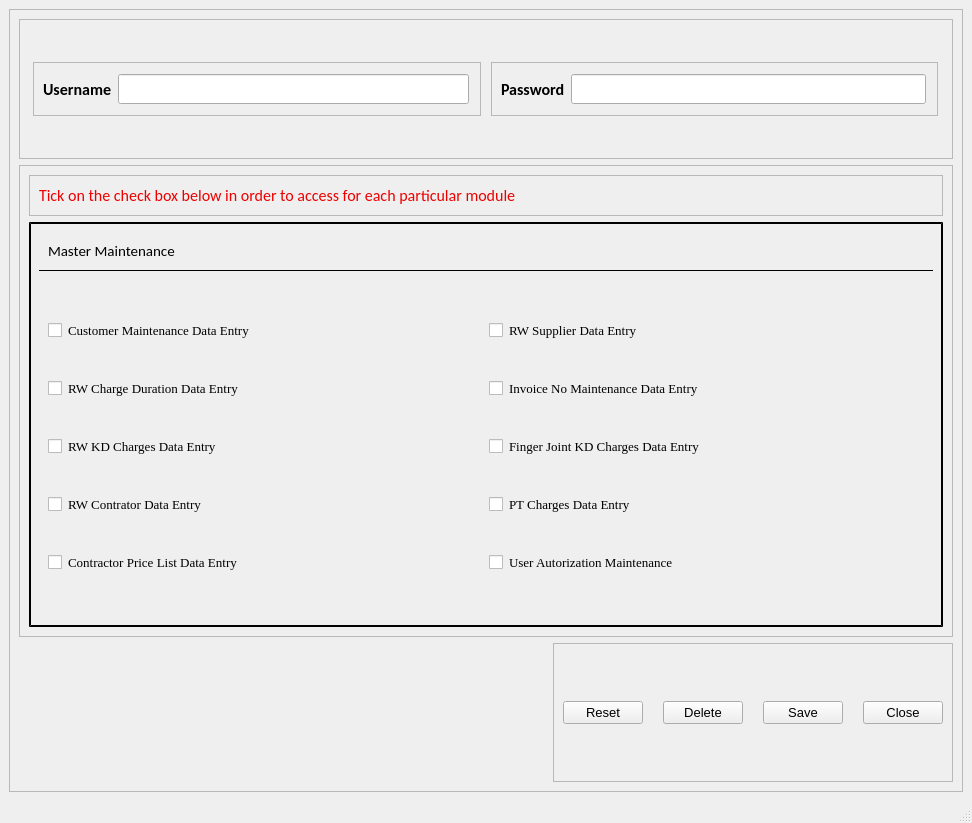
<?xml version="1.0" encoding="UTF-8"?>
<ui version="4.0">
 <class>userMaintenance</class>
 <widget class="QMainWindow" name="userMaintenance">
  <property name="geometry">
   <rect>
    <x>0</x>
    <y>0</y>
    <width>972</width>
    <height>823</height>
   </rect>
  </property>
  <property name="minimumSize">
   <size>
    <width>972</width>
    <height>732</height>
   </size>
  </property>
  <property name="windowTitle">
   <string>A4. User Maintenance Entry</string>
  </property>
  <widget class="QWidget" name="centralwidget">
   <layout class="QGridLayout" name="gridLayout">
    <item row="0" column="0">
     <widget class="QFrame" name="frame">
      <property name="frameShape">
       <enum>QFrame::StyledPanel</enum>
      </property>
      <property name="frameShadow">
       <enum>QFrame::Raised</enum>
      </property>
      <layout class="QVBoxLayout" name="verticalLayout">
       <item>
        <widget class="QFrame" name="frame_2">
         <property name="frameShape">
          <enum>QFrame::StyledPanel</enum>
         </property>
         <property name="frameShadow">
          <enum>QFrame::Raised</enum>
         </property>
         <layout class="QHBoxLayout" name="horizontalLayout">
          <item>
           <widget class="QFrame" name="frame_5">
            <property name="minimumSize">
             <size>
              <width>448</width>
              <height>54</height>
             </size>
            </property>
            <property name="maximumSize">
             <size>
              <width>448</width>
              <height>54</height>
             </size>
            </property>
            <property name="font">
             <font>
              <family>Calibri</family>
              <pointsize>12</pointsize>
             </font>
            </property>
            <property name="frameShape">
             <enum>QFrame::StyledPanel</enum>
            </property>
            <property name="frameShadow">
             <enum>QFrame::Raised</enum>
            </property>
            <layout class="QHBoxLayout" name="horizontalLayout_2">
             <property name="rightMargin">
              <number>11</number>
             </property>
             <item>
              <widget class="QLabel" name="label">
               <property name="font">
                <font>
                 <pointsize>12</pointsize>
                 <weight>75</weight>
                 <bold>true</bold>
                </font>
               </property>
               <property name="text">
                <string>Username</string>
               </property>
              </widget>
             </item>
             <item>
              <widget class="QLineEdit" name="username">
               <property name="minimumSize">
                <size>
                 <width>332</width>
                 <height>30</height>
                </size>
               </property>
              </widget>
             </item>
            </layout>
           </widget>
          </item>
          <item>
           <widget class="QFrame" name="frame_6">
            <property name="minimumSize">
             <size>
              <width>447</width>
              <height>54</height>
             </size>
            </property>
            <property name="maximumSize">
             <size>
              <width>447</width>
              <height>54</height>
             </size>
            </property>
            <property name="font">
             <font>
              <family>Calibri</family>
              <pointsize>12</pointsize>
             </font>
            </property>
            <property name="frameShape">
             <enum>QFrame::StyledPanel</enum>
            </property>
            <property name="frameShadow">
             <enum>QFrame::Raised</enum>
            </property>
            <layout class="QHBoxLayout" name="horizontalLayout_3">
             <property name="rightMargin">
              <number>11</number>
             </property>
             <item>
              <widget class="QLabel" name="label_2">
               <property name="font">
                <font>
                 <weight>75</weight>
                 <bold>true</bold>
                </font>
               </property>
               <property name="text">
                <string>Password</string>
               </property>
              </widget>
             </item>
             <item>
              <widget class="QLineEdit" name="password">
               <property name="minimumSize">
                <size>
                 <width>335</width>
                 <height>30</height>
                </size>
               </property>
              </widget>
             </item>
            </layout>
           </widget>
          </item>
         </layout>
        </widget>
       </item>
       <item>
        <widget class="QFrame" name="frame_3">
         <property name="minimumSize">
          <size>
           <width>0</width>
           <height>400</height>
          </size>
         </property>
         <property name="frameShape">
          <enum>QFrame::StyledPanel</enum>
         </property>
         <property name="frameShadow">
          <enum>QFrame::Raised</enum>
         </property>
         <layout class="QVBoxLayout" name="verticalLayout_2">
          <item>
           <widget class="QFrame" name="frame_7">
            <property name="font">
             <font>
              <pointsize>12</pointsize>
             </font>
            </property>
            <property name="frameShape">
             <enum>QFrame::StyledPanel</enum>
            </property>
            <property name="frameShadow">
             <enum>QFrame::Raised</enum>
            </property>
            <layout class="QHBoxLayout" name="horizontalLayout_4">
             <item>
              <widget class="QLabel" name="label_3">
               <property name="font">
                <font>
                 <family>Calibri</family>
                 <pointsize>12</pointsize>
                </font>
               </property>
               <property name="styleSheet">
                <string notr="true">color: rgb(238, 0, 0);</string>
               </property>
               <property name="text">
                <string>Tick on the check box below in order to access for each particular module</string>
               </property>
              </widget>
             </item>
            </layout>
           </widget>
          </item>
          <item>
           <widget class="QFrame" name="frame_8">
            <property name="minimumSize">
             <size>
              <width>0</width>
              <height>400</height>
             </size>
            </property>
            <property name="styleSheet">
             <string notr="true">QFrame{border: 2px double black;}
</string>
            </property>
            <property name="frameShape">
             <enum>QFrame::StyledPanel</enum>
            </property>
            <property name="frameShadow">
             <enum>QFrame::Raised</enum>
            </property>
            <layout class="QVBoxLayout" name="verticalLayout_3">
             <property name="leftMargin">
              <number>8</number>
             </property>
             <property name="topMargin">
              <number>8</number>
             </property>
             <property name="rightMargin">
              <number>8</number>
             </property>
             <property name="bottomMargin">
              <number>8</number>
             </property>
             <item>
              <widget class="QFrame" name="frame_9">
               <property name="styleSheet">
                <string notr="true">border: none;
border-bottom: 1px solid black
</string>
               </property>
               <property name="frameShape">
                <enum>QFrame::StyledPanel</enum>
               </property>
               <property name="frameShadow">
                <enum>QFrame::Raised</enum>
               </property>
               <layout class="QVBoxLayout" name="verticalLayout_4">
                <item>
                 <widget class="QLabel" name="label_4">
                  <property name="font">
                   <font>
                    <family>Calibri</family>
                    <pointsize>11</pointsize>
                   </font>
                  </property>
                  <property name="styleSheet">
                   <string notr="true">border: none
</string>
                  </property>
                  <property name="text">
                   <string>Master Maintenance</string>
                  </property>
                 </widget>
                </item>
               </layout>
              </widget>
             </item>
             <item>
              <widget class="QFrame" name="frame_10">
               <property name="minimumSize">
                <size>
                 <width>0</width>
                 <height>340</height>
                </size>
               </property>
               <property name="font">
                <font>
                 <family>Times New Roman</family>
                 <pointsize>10</pointsize>
                </font>
               </property>
               <property name="styleSheet">
                <string notr="true">border: none
</string>
               </property>
               <property name="frameShape">
                <enum>QFrame::StyledPanel</enum>
               </property>
               <property name="frameShadow">
                <enum>QFrame::Raised</enum>
               </property>
               <layout class="QGridLayout" name="gridLayout_2">
                <item row="3" column="0">
                 <widget class="QCheckBox" name="rwContractor">
                  <property name="font">
                   <font>
                    <family>Times New Roman</family>
                    <pointsize>10</pointsize>
                   </font>
                  </property>
                  <property name="text">
                   <string>RW Contrator Data Entry</string>
                  </property>
                 </widget>
                </item>
                <item row="1" column="0">
                 <widget class="QCheckBox" name="rwChargeDuration">
                  <property name="font">
                   <font>
                    <family>Times New Roman</family>
                    <pointsize>10</pointsize>
                   </font>
                  </property>
                  <property name="text">
                   <string>RW Charge Duration Data Entry</string>
                  </property>
                 </widget>
                </item>
                <item row="0" column="0">
                 <widget class="QCheckBox" name="customerMaintenance">
                  <property name="font">
                   <font>
                    <family>Times New Roman</family>
                    <pointsize>10</pointsize>
                   </font>
                  </property>
                  <property name="text">
                   <string>Customer Maintenance Data Entry</string>
                  </property>
                 </widget>
                </item>
                <item row="2" column="0">
                 <widget class="QCheckBox" name="rwKDCharges">
                  <property name="font">
                   <font>
                    <family>Times New Roman</family>
                    <pointsize>10</pointsize>
                   </font>
                  </property>
                  <property name="text">
                   <string>RW KD Charges Data Entry</string>
                  </property>
                 </widget>
                </item>
                <item row="0" column="1">
                 <widget class="QCheckBox" name="rwSupplier">
                  <property name="font">
                   <font>
                    <family>Times New Roman</family>
                    <pointsize>10</pointsize>
                   </font>
                  </property>
                  <property name="text">
                   <string>RW Supplier Data Entry</string>
                  </property>
                 </widget>
                </item>
                <item row="1" column="1">
                 <widget class="QCheckBox" name="invoiceNo">
                  <property name="font">
                   <font>
                    <family>Times New Roman</family>
                    <pointsize>10</pointsize>
                   </font>
                  </property>
                  <property name="text">
                   <string>Invoice No Maintenance Data Entry</string>
                  </property>
                 </widget>
                </item>
                <item row="4" column="0">
                 <widget class="QCheckBox" name="contractorPriceList">
                  <property name="font">
                   <font>
                    <family>Times New Roman</family>
                    <pointsize>10</pointsize>
                   </font>
                  </property>
                  <property name="text">
                   <string>Contractor Price List Data Entry</string>
                  </property>
                 </widget>
                </item>
                <item row="2" column="1">
                 <widget class="QCheckBox" name="fingerJoint">
                  <property name="font">
                   <font>
                    <family>Times New Roman</family>
                    <pointsize>10</pointsize>
                   </font>
                  </property>
                  <property name="text">
                   <string>Finger Joint KD Charges Data Entry</string>
                  </property>
                 </widget>
                </item>
                <item row="3" column="1">
                 <widget class="QCheckBox" name="ptCharges">
                  <property name="font">
                   <font>
                    <family>Times New Roman</family>
                    <pointsize>10</pointsize>
                   </font>
                  </property>
                  <property name="text">
                   <string>PT Charges Data Entry</string>
                  </property>
                 </widget>
                </item>
                <item row="4" column="1">
                 <widget class="QCheckBox" name="userAutor">
                  <property name="font">
                   <font>
                    <family>Times New Roman</family>
                    <pointsize>10</pointsize>
                   </font>
                  </property>
                  <property name="text">
                   <string>User Autorization Maintenance</string>
                  </property>
                 </widget>
                </item>
               </layout>
              </widget>
             </item>
            </layout>
           </widget>
          </item>
         </layout>
        </widget>
       </item>
       <item alignment="Qt::AlignRight">
        <widget class="QFrame" name="frame_4">
         <property name="minimumSize">
          <size>
           <width>400</width>
           <height>0</height>
          </size>
         </property>
         <property name="font">
          <font>
           <pointsize>10</pointsize>
          </font>
         </property>
         <property name="frameShape">
          <enum>QFrame::StyledPanel</enum>
         </property>
         <property name="frameShadow">
          <enum>QFrame::Raised</enum>
         </property>
         <layout class="QHBoxLayout" name="horizontalLayout_5">
          <property name="spacing">
           <number>20</number>
          </property>
          <item>
           <widget class="QPushButton" name="resetButton">
            <property name="text">
             <string>Reset</string>
            </property>
           </widget>
          </item>
          <item>
           <widget class="QPushButton" name="deleteButton">
            <property name="text">
             <string>Delete</string>
            </property>
           </widget>
          </item>
          <item>
           <widget class="QPushButton" name="saveButton">
            <property name="text">
             <string>Save</string>
            </property>
           </widget>
          </item>
          <item>
           <widget class="QPushButton" name="closeButton">
            <property name="text">
             <string>Close</string>
            </property>
           </widget>
          </item>
         </layout>
        </widget>
       </item>
      </layout>
     </widget>
    </item>
   </layout>
  </widget>
  <widget class="QMenuBar" name="menubar">
   <property name="geometry">
    <rect>
     <x>0</x>
     <y>0</y>
     <width>972</width>
     <height>26</height>
    </rect>
   </property>
  </widget>
  <widget class="QStatusBar" name="statusbar"/>
 </widget>
 <resources/>
 <connections/>
</ui>
